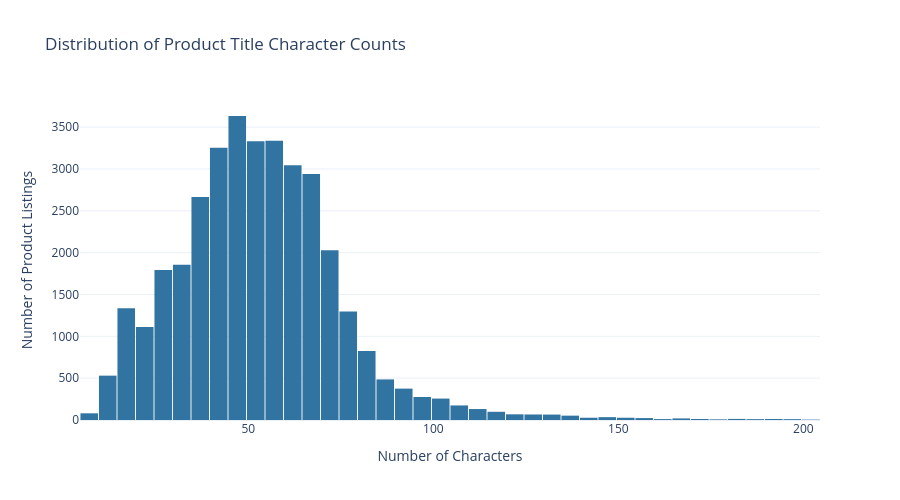

Notebook code for this chart:
### Markdown cell above
#### Visualizing Product Title Character Count Distribution

### Code cell
# Calculating the number of characters in each product title
df["Title_Character_Count"] = df["Product Title"].str.len()

# Creating a histogram of product title character counts
fig = px.histogram(
    df,
    x="Title_Character_Count",
    nbins=40,
    title="Distribution of Product Title Character Counts",
    color_discrete_sequence=["#3274A1"]
)

# Customizing the chart layout
fig.update_layout(
    xaxis_title="Number of Characters",
    yaxis_title="Number of Product Listings",
    template="plotly_white",
    height=500,
    bargap=0.05
)

fig.show()

### Figure 1 — Plotly figure (JSON) as saved in the notebook; plotly's stock layout.template omitted (floating-point values rounded to 4 significant figures; data arrays with more than 128 entries replaced by an {"elided": "..."} marker saying what was removed)
{"data": [{"bingroup": "x", "hovertemplate": "Title_Character_Count=%{x}<br>count=%{y}<extra></extra>", "legendgroup": "", "marker": {"color": "#3274A1", "pattern": {"shape": ""}}, "name": "", "nbinsx": 40, "orientation": "v", "showlegend": false, "type": "histogram", "x": {"elided": "35311 int values"}, "xaxis": "x", "yaxis": "y"}], "layout": {"bargap": 0.05, "barmode": "relative", "height": 500, "legend": {"tracegroupgap": 0}, "title": {"text": "Distribution of Product Title Character Counts"}, "xaxis": {"anchor": "y", "domain": [0, 1], "title": {"text": "Number of Characters"}}, "yaxis": {"anchor": "x", "domain": [0, 1], "title": {"text": "Number of Product Listings"}}}}
